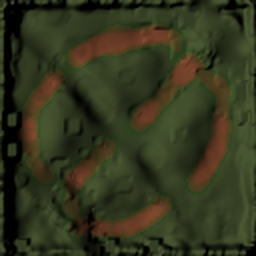
#> input picture assets/scoba.png, 256 x 256 px
$ python -i compare.py   (imports and definitions only)
#> lines starting #> are read from the running program, lines starting #| are printed output that depends on the picture
### scripts/project_root.py
"""Resolve the project root for scripts run from any working directory."""

from __future__ import annotations

from pathlib import Path


def project_root() -> Path:
    return Path(__file__).resolve().parent.joinpath("..").resolve()

### scripts/hdtex/pipeline.py
"""Extract, split, upscale, and encode the textures of one source.

Everything lands in a cache folder, one subfolder per variant and source,
such as `upscale/terrain/`:

    original/   files as extracted from the game
    planes/     PNG planes per upscaler model, the upscaler's input
    upscaled/   PNG planes after upscaling
    dds/        finished textures, ready for the map
    manifest.json

Each output has a `.stamp` file next to it: a hash of the inputs and the
settings that made it. A stage is skipped when the stamp still matches, so a
second run only redoes what changed.
"""

from __future__ import annotations

import hashlib
import json
import os
import shutil
import tempfile
from pathlib import Path
from typing import NamedTuple, TypedDict

import numpy as np
from PIL import Image

from project_root import project_root

from . import dds, lowfreq, m3tex, metrics, models, roles, upscaler, variants
from .casc import Casc
from .flipbook import FLIP_MARGIN, explode, implode
from .sources import SOURCES, SourceError, TextureRef, stored_name

MANIFEST = "manifest.json"
MANIFEST_FORMAT = 2
MODEL_VERSION = 1  # raise it when the model stage changes
ENCODER_VERSION = 3  # raise it when the encode stage changes, so cached files are redone (3: normal layouts)


class TextureEntry(TypedDict, total=False):
    """One texture in the manifest."""

    asset: str
    role: str
    casc_path: str
    map_path: str
    file: str  # below the source's cache folder
    sha256: str
    source_sha256: str
    source_size: list[int]
    size: list[int]
    mips: int
    format: str
    encode_psnr: list[float]
    fidelity_psnr: list[float]
    fidelity_corr: list[float | None]
    coarse_rmse: float
    seam_source: float
    seam: float
    overrides: list[dict[str, str]]


class ModelFileEntry(TypedDict):
    asset: str
    casc_path: str
    file: str
    map_path: str
    sha256: str
    source_sha256: str
    textures: dict[str, str]


class ModelEntry(TypedDict):
    """One CModel in the manifest. `map_base` is None when no file of it is copied."""

    entry: str
    actors: list[str]
    base: str
    map_base: str | None
    files: list[ModelFileEntry]


class Settings(NamedTuple):
    # (key, model) pairs that replace the variant's models. The key is a plane
    # name, or "texture.plane" for one texture, such as "zerus_4.color".
    models: tuple[tuple[str, str], ...] = ()
    max_size: int = 4096
    wrap: bool = True  # the textures tile: opposite edges must match
    gpu: int | None = None
    tile: int | None = None
    variant: str = variants.DEFAULT

    # [10 lines left out: functions model_for, unknown_models, not called in this run]


def cache_root() -> Path:
    value = os.environ.get("SC2_HDTEX_CACHE")
    return Path(value) if value else project_root() / "build" / "hdtex"


def variant_root(variant: str) -> Path:
    """The cache folder of one variant. It holds one folder per source."""
    return cache_root() / variant


# [6 lines left out: function file_sha256, not called in this run]


def _stamp(*parts: object) -> str:
    return hashlib.sha256(json.dumps(parts, sort_keys=True).encode()).hexdigest()


def _stamp_file(output: Path) -> Path:
    return output.with_name(output.name + ".stamp")


def _fresh(output: Path, stamp: str) -> bool:
    marker = _stamp_file(output)
    return output.is_file() and marker.is_file() and marker.read_text() == stamp


def _mark(output: Path, stamp: str) -> None:
    _stamp_file(output).write_text(stamp)


def stem_of(ref: TextureRef) -> str:
    """The game's own file name without the extension, lower case: the name used in the cache and in model keys."""
    return ref.asset.replace("/", "\\").rsplit("\\", 1)[-1].rsplit(".", 1)[0].lower()


# [4 lines left out: function read_texture, not called in this run]


def _is_flip(ref: TextureRef) -> bool:
    return tuple(ref.grid) != (1, 1)


# [8 lines left out: function _ref_stamp, not called in this run]


def _save_plane(plane: np.ndarray, path: Path) -> None:
    path.parent.mkdir(parents=True, exist_ok=True)
    Image.fromarray(plane).save(path)


class InputError(RuntimeError):
    """A plane's input comes from another variant whose cache is missing or incomplete."""


# [78 lines left out: functions other_result, split_stage, upscale_stage, not called in this run]


def _level(levels: list[np.ndarray], width: int) -> np.ndarray:
    """The mip level of a chain that is `width` wide, or the largest one below it."""
    return next(level for level in levels if level.shape[1] <= width)


def _override_fields(ref: TextureRef) -> list[dict[str, str]]:
    return [override._asdict() for override in ref.overrides]


# [96 lines left out: functions encode_texture, encode_stage, not called in this run]


def _model_layers(path: Path) -> list[m3tex.Layer]:
    return m3tex.layers(m3tex.load(path))


# [125 lines left out: functions model_stage, select, merge_entries, build, not called in this run]

### scripts/hdtex/compare.py
"""A web page that compares every texture with its upscaled variants.

There is one page per source, `compare/<source>/index.html` in the cache,
and one page with every cached source, `compare/index.html`. A page opens
from disk and needs no server. Each plane of each texture is one entry. It
shows, from left to right:

    the original, decoded, at its own size
    one layer per cached variant, in the order of variants.VARIANTS: the
    finished DDS, decoded, so it shows what the game gets

A colour file gives a colour entry and a mask entry. The mask is dark, so
every side is spread over black to white with the range of the original.
A normal map is shown as the usual blue map, with Z rebuilt.

Each entry has a category, so the page can filter: the terrain, each named
unit, the doodads, and the textures that more than one of them share.
"""

from __future__ import annotations

import json
from pathlib import Path
from typing import TypedDict

from PIL import Image

from . import models, roles, variants
from .inject import load_manifests
from .pipeline import TextureEntry, _fresh, _mark, _stamp, cache_root, read_texture, variant_root
from .preview import stretch
from .sources import SOURCES, stored_name

TEMPLATE = Path(__file__).with_name("compare.html")
DATA_MARK = "/*PAIRS*/[]"
PAGE_VERSION = 3  # raise it when the images change, so cached ones are redone (3: thumbnails)
ORIGINAL = "original"  # the image folder of the originals, next to one per variant
THUMB = 64  # longest side of a list thumbnail

TERRAIN = "Terrain"
DOODADS = "Doodads"
SHARED = "Shared"


class CompareError(RuntimeError):
    """The caches do not give a page. The message names the fix."""


class PlaneImage(TypedDict):
    """One image of one plane, as cached next to it."""

    plane: str
    image: str  # below the page folder
    thumb: str  # a small copy for the list; empty for a variant's side
    size: list[int]
    note: str


class Layer(TypedDict):
    """One variant's side of an entry, with its texture's manifest numbers."""

    variant: str  # the variant's title, such as "Upscale 4x"
    image: str
    size: list[int]
    model: str
    encode_psnr: float
    correlation: float | None  # None when every channel is constant
    coarse_rmse: float
    seam: float


class Pair(TypedDict):
    """One entry of the page: a plane of a texture, its original, and its layers."""

    id: str
    source: str  # the source key, such as "models"
    category: str
    users: list[str]  # catalog entries that use the texture
    texture: str
    role: str
    plane: str
    format: str
    before: str
    thumb: str
    before_size: list[int]
    note: str
    seam_source: float
    layers: list[Layer]


def stem_of(texture: TextureEntry) -> str:
    return texture["asset"].replace("/", "\\").rsplit("\\", 1)[-1].rsplit(".", 1)[0].lower()


def page_root() -> Path:
    return cache_root() / "compare"


def page_folder(source: str) -> Path:
    return page_root() / source


def cached_variants(source: str) -> list[tuple[str, Path, dict]]:
    """(variant key, cache folder, manifest) of every variant that has `source` cached, in display order."""
    return [
        (key, folder, manifest)
        for key in variants.VARIANTS
        for folder, manifest in load_manifests(variant_root(key))
        if manifest["source"] == source
    ]


# [138 lines left out: functions categories, _thumbnail, _write_images, side_images, pairs_of, _render, not called in this run]


def _source_pairs(source: str) -> list[Pair]:
    cached = cached_variants(source)
    if not cached:
        raise CompareError(f"no cache for {source} below {cache_root()}")
    return pairs_of(cached, page_folder(source))


def write_page(source: str) -> Path:
    """Write the images and the page for one source, with every cached variant. Returns the page."""
    return _render(_source_pairs(source), page_folder(source) / "index.html")


# [21 lines left out: functions _moved, write_index, not called in this run]

>>> import cv2
>>> picture = cv2.imread('../../assets/scoba.png', cv2.IMREAD_GRAYSCALE)
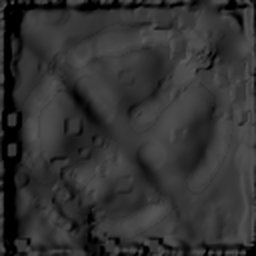
#> picture: shape (256, 256); min 0, max 92, mean 49.9
>>> result = _source_pairs(picture)
#> in _source_pairs, `cached = cached_variants(source)`: cached = []
#> (the run stopped early here; a loop or call above may not have finished)
